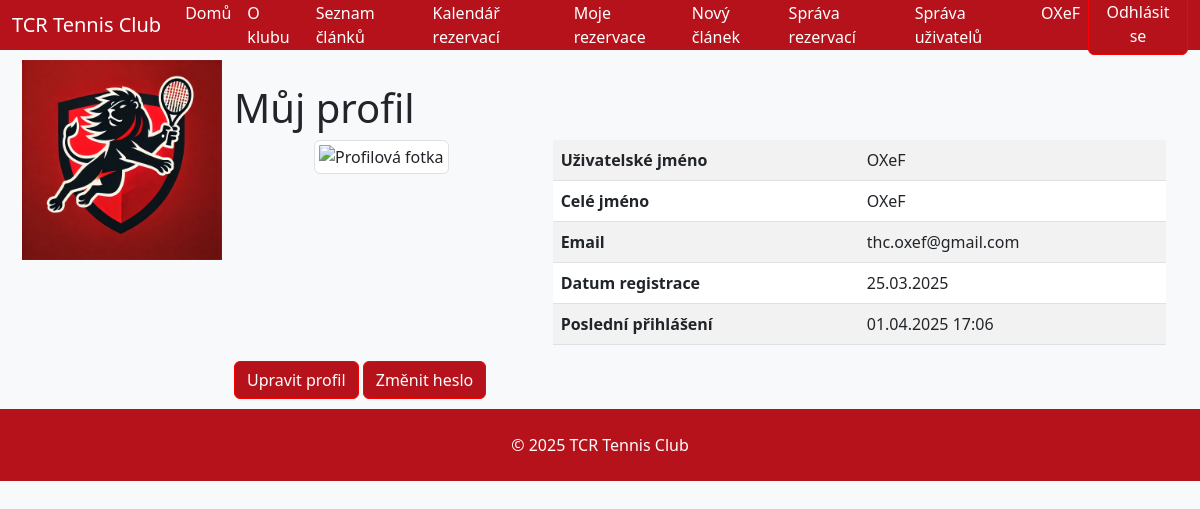
The page /profile/ (signed in) on the database as committed earlier.
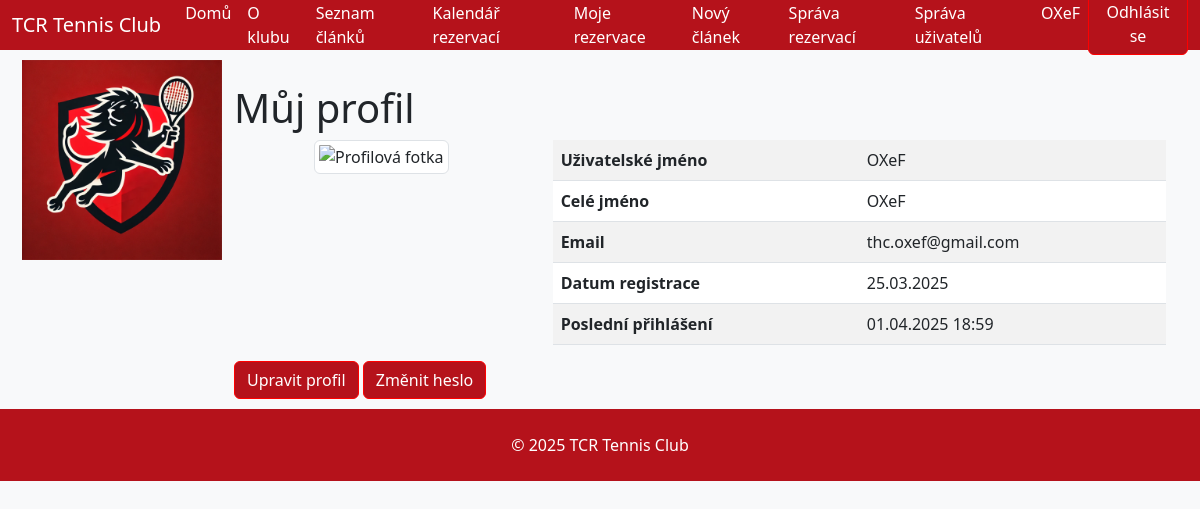
The same page on the database as committed later.
### users/models.py (models this page shows, shortened)
class CustomUser(AbstractUser):
    membership_paid = models.BooleanField(default=False, verbose_name="Zaplacený členský příspěvek")
    roles = models.ManyToManyField(Role, through='UserRole', related_name="users", blank=True)
    membership_paid = models.BooleanField(default=False, verbose_name="Zaplacený členský příspěvek")
    roles = models.ManyToManyField(Role, through='UserRole', related_name="users", blank=True)
    phone_number = models.CharField(
        max_length=20,
        verbose_name="Telefonní číslo",
        validators=[
            RegexValidator(r'^\+?[\d\s]+$', 'Zadejte platné telefonní číslo.')
            ],
        blank=False,
        null=False
    )

### users/views.py (the view)
# urls.py: path('profile/', profile_view, name='profile'),
@login_required
def profile_view(request):
    return render(request, 'profile.html')

### users/templates/profile.html (shortened to what this page needs)
{% extends "base.html" %}
{% load static %}
{% block content %}
<div class="container mt-4">
  <h1>Můj profil</h1>
  <div class="row">
    <div class="col-md-4 text-center">
      {% if user.profile.image %}
        <img src="{{ user.profile.image.url }}" alt="Profilová fotka" class="img-thumbnail" style="max-width:150px;">
      {% else %}
        <img src="{% static 'images/default_profile.png' %}" alt="Profilová fotka" class="img-thumbnail" style="max-width:150px;">
      {% endif %}
    </div>
    <div class="col-md-8">
      <table class="table table-striped">
        <tbody>
          <tr>
            <th scope="row">Uživatelské jméno</th>
            <td>{{ user.username }}</td>
          </tr>
          <tr>
            <th scope="row">Celé jméno</th>
            <td>{{ user.get_full_name|default:user.username }}</td>
          </tr>
          <tr>
            <th scope="row">Email</th>
            <td>{{ user.email }}</td>
          </tr>
          <tr>
            <th scope="row">Datum registrace</th>
            <td>{{ user.date_joined|date:"d.m.Y" }}</td>
          </tr>
          <tr>
            <th scope="row">Poslední přihlášení</th>
            <td>{{ user.last_login|date:"d.m.Y H:i" }}</td>
          </tr>
        </tbody>
      </table>
    </div>
  </div>
  <a href="{% url 'edit_profile' %}" class="btn btn-custom">Upravit profil</a>
  <a href="{% url 'change_password' %}" class="btn btn-custom">Změnit heslo</a>
</div>
{% endblock %}

### core/templates/header.html (shortened to what this page needs)
{% load static %}
<header>
  <nav class="navbar navbar-expand-lg" style="background-color: #b5121b; height: 50px;">
    <div class="container-fluid">
      <a class="navbar-brand text-white" href="{% url 'home' %}">TCR Tennis Club</a>
      <div class="collapse navbar-collapse" id="navbarSupportedContent">
        <ul class="navbar-nav ms-auto mb-2 mb-lg-0">
          <li class="nav-item"><a class="nav-link text-white" href="{% url 'home' %}">Domů</a></li>
          <li class="nav-item"><a class="nav-link text-white" href="{% url 'about' %}">O klubu</a></li>
          <li class="nav-item"><a class="nav-link text-white" href="{% url 'article_list' %}">Seznam článků</a></li>
          <li class="nav-item"><a class="nav-link text-white" href="{% url 'calendar' %}">Kalendář rezervací</a></li>
          <li class="nav-item"><a class="nav-link text-white" href="{% url 'my_reservations' %}">Moje rezervace</a></li>
          {% if user.is_authenticated and user.is_staff %}
            <li class="nav-item"><a class="nav-link text-white" href="{% url 'article_create' %}">Nový článek</a></li>
            <li class="nav-item"><a class="nav-link text-white" href="{% url 'admin_reservations' %}">Správa rezervací</a></li>
            <li class="nav-item"><a class="nav-link text-white" href="{% url 'user_management' %}">Správa uživatelů</a></li>
          {% endif %}
          {% if user.is_authenticated %}
            <li class="nav-item"><a class="nav-link text-white" href="{% url 'profile' %}">
                {{ user.get_full_name|default:user.username }}
              </a>
            </li>
            <form action="{% url 'logout' %}" method="post" style="display:inline;">
              <button type="submit" class="btn btn-custom">Odhlásit se</button>
            </form>
          {% endif %}
        </ul>
      </div>
    </div>
  </nav>
</header>

Rows that differ between the two databases and show on the page:
changed CustomUser "OXeF": last_login "01.04.2025 17:06" → "01.04.2025 18:59"
